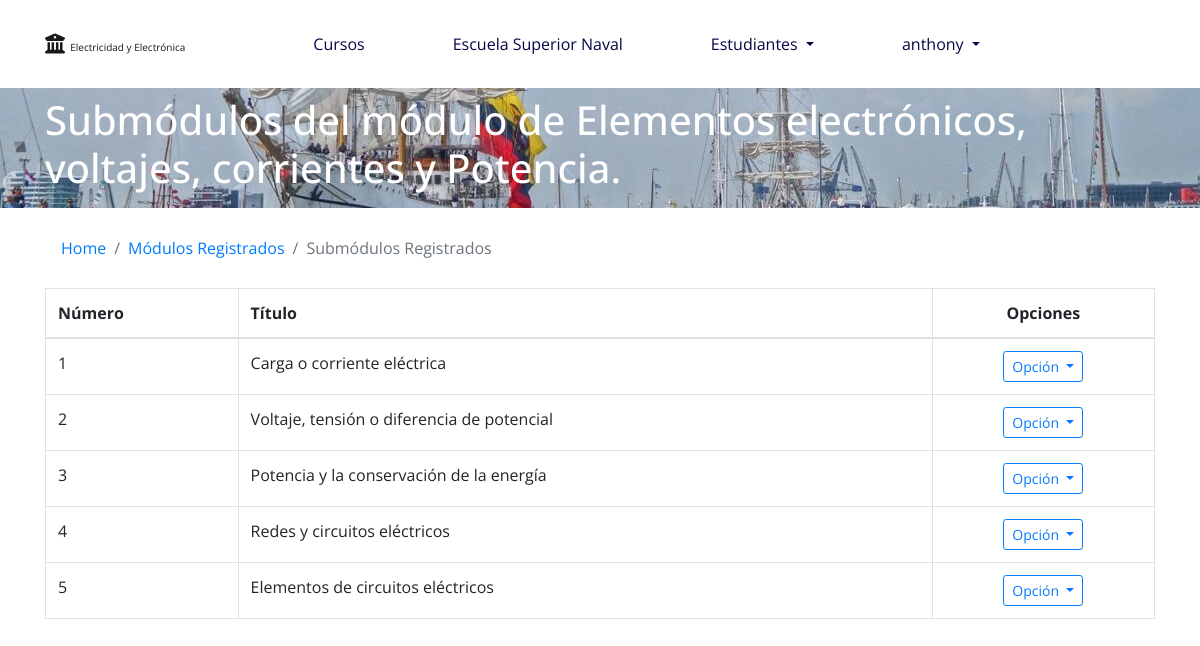
Screenshot of /curso/submodulo/registros/1/ (signed in) with the database file from the repository.
### curso/models.py (models this page shows, shortened)
class Modulo(models.Model):
    numero = models.IntegerField(verbose_name='Numero del Módulo')
    titulo = models.CharField(verbose_name='Título', max_length=200, blank=False, null=False)
    curso = models.ForeignKey(Curso, verbose_name="Curso", on_delete=models.CASCADE)
    class Meta:
        verbose_name = 'Módulo'
        verbose_name_plural = 'Módulos'
        ordering = ('numero',)

class SubModulo(models.Model):
    numero = models.IntegerField(verbose_name='Número SubMódulo', default=1)
    titulo = models.CharField(verbose_name='Título', max_length=200, unique=True)
    contenido = RichTextUploadingField(config_name='config_ckeditor', verbose_name='Contenido', max_length=10000)
    modulo = models.ForeignKey(Modulo, verbose_name="Seleccione el Módulo al que pertenece", on_delete=models.CASCADE)
    class Meta:
        verbose_name = 'SubMódulo'
        verbose_name_plural = 'SubMódulos'
        ordering = ('numero',)

### curso/views.py (the view)
# urls.py: re_path(r'^submodulo/registros/(?P<modulo_id>[0-9]+)/$', registro_submodulos),
@login_required(login_url='/login/')
def registro_submodulos(request, modulo_id):
    if request.user.is_superuser:
        data = {}
        data['user'] = request.user
        data['modulo'] = Modulo.objects.get(id = modulo_id)
        data['submodulos'] = SubModulo.objects.filter(modulo = data['modulo'])
        return render(request, 'curso/admin/listar_submodulo.html', data)
    else:
        return redirect('/')

### templates/curso/admin/listar_submodulo.html (shortened to what this page needs)
{% extends 'base-public.html' %}
{% block head %}
    <link rel="stylesheet" href="https://cdn.datatables.net/1.10.19/css/dataTables.bootstrap4.min.css">
{% endblock %}
{% block container %}
    <nav id="nav-foto" class="navbar undercontainer">
        <div class="container">
            <h1 class="h1 text-white">
                {% if eval %}Seleccione el submódulo para registrar los enunciados de la evaluación{% else %}Submódulos del módulo de {{ modulo.titulo }}{% endif %}
            </h1>
        </div>
    </nav>
    <div class="container mt-3 mb-5">
        <nav aria-label="breadcrumb">
          <ol class="breadcrumb bg-white">
              <li class="breadcrumb-item"><a href="/">Home</a></li>
              {% if eval %}
                  <li class="breadcrumb-item"><a href="/evaluacion/modulos/{{ modulo.curso.id }}/">Módulos Registrados</a></li>
              {% else %}
                  <li class="breadcrumb-item"><a href="/curso/modulo/registros/{{ modulo.curso.id }}/">Módulos Registrados</a></li>
              {% endif %}
              <li class="breadcrumb-item active" aria-current="page">Submódulos Registrados</li>
          </ol>
        </nav>
        <div class="row">
            <div class="col-12 table-responsive">
                <table class="table table-bordered table-hover display" id="tb_submodulos">
                    <thead>
                        <th>
                            Número
                        </th>
                        <th>
                            Título
                        </th>
                        <th class="text-center">
                            Opciones
                        </th>
                    </thead>
                    <tbody>
                        {% for submodulo in submodulos %}
                            <tr>
                                <td>
                                    {{ submodulo.numero }}
                                </td>
                                <td>
                                    {{ submodulo.titulo }}
                                </td>
                                <td class="text-center">
                                    {% if eval %}
                                        <div class="dropdown">
                                            <button class="btn btn-outline-primary btn-sm dropdown-toggle" type="button" id="btn_opcion" data-toggle="dropdown" aria-haspopup="true" aria-expanded="false">
                                                Opción
                                            </button>
                                            <div class="dropdown-menu" aria-labelledby="btn_opcion">
                                                {% if submodulo.count_enunciado > 0 %}
                                                    <a href="/evaluacion/registros/enunciado/{{ submodulo.id }}/" class="dropdown-item">
                                                        Enunciados Registrados
                                                    </a>
                                                {% endif %}
                                                <a href="/evaluacion/agregar/enunciado/{{ submodulo.id }}/" class="dropdown-item">
                                                    Agregar Enunciado
                                                </a>
                                            </div>
                                        </div>
                                    {% else %}
                                        <div class="dropdown">
                                            <button class="btn btn-outline-primary btn-sm dropdown-toggle" type="button" id="btn_opcion" data-toggle="dropdown" aria-haspopup="true" aria-expanded="false">
                                                Opción
                                            </button>
                                        </div>
                                    {% endif %}
                                </td>
                            </tr>
                        {% endfor %}
                    </tbody>
                </table>
            </div>
        </div>
    </div>
{% endblock %}

### templates/base-public.html (shortened to what this page needs)
<!DOCTYPE html>
<html lang="es-ec">
<head>
    <link rel="stylesheet" href="https://stackpath.bootstrapcdn.com/bootstrap/4.3.1/css/bootstrap.min.css"
>
    <link rel="stylesheet"
        href="https://cdn.jsdelivr.net/npm/bootstrap-select@1.13.9/dist/css/bootstrap-select.min.css">
    <link rel="stylesheet" href="/static/css/home.css">
    {% block head %}
    {% endblock %}
</head>
<body>
<nav class="navbar navbar-fixed-top navbar-expand-lg navbar-light pt-md-4 pmd-navbar mb-lg-3 nav-md-justified"
        role="navigation">
        <div class="container">
            <a id="logo1" href="/" class="navbar-brand mr-md-5">
                <i class="fa fa-university"></i>
                <span style="font-size: 10px;">Electricidad y Electrónica</span>
            </a>
            <div class="collapse navbar-collapse" id="menu">
                <ul class="navbar-nav">
                    <li class="nav-item px-lg-4 ml-lg-5">
                        <a style="color: rgb(7, 7, 70);" href="/" class="nav-link">
                            Cursos
                        </a>
                    </li>
                    <li class="nav-item px-lg-4 ml-lg-4">
                        <a style="color: rgb(7, 7, 70);" href="http://186.3.65.147:8069/page/homepage" class="nav-link">
                            Escuela Superior Naval
                        </a>
                    </li>
                    {% if user.is_superuser %}
                    <li class="nav-item dropdown pmd-dropdown px-lg-4 ml-lg-4">
                        <a style="color: rgb(7, 7, 70);" href="#" class="nav-link dropdown-toggle"
                         data-toggle="dropdown" id="navbardropest" data-slidebar="true" role="button"
                            aria-haspopup="true" aria-expanded="false">
                            Estudiantes
                        </a>
                    </li>
                    {% endif %}
                    <li class="nav-item dropdown pmd-dropdown px-lg-4 ml-lg-4">
                        <a style="color: rgb(7, 7, 70);" href="#" class="nav-link dropdown-toggle"
                            data-toggle="dropdown" id="navbardrop" data-slidebar="true" role="button"
                            aria-haspopup="true" aria-expanded="false">
                            {{ user.username }}
                        </a>
                    </li>
                </ul>
            </div>
        </div>
    </nav>
        {% block container %}
        {% endblock %}
</body>
</html>

### static/css/home.css (style rules this page uses)
#nav-foto { background-image: url('/static/media/fondo-nav-naval.jpg'); }

### templates/base-public.html (style rules this page uses)
body { font-family: 'Open Sans', sans-serif; }

### rows the page displays
Modulo: titulo "Elementos electrónicos, voltajes, corrientes y Potencia."
SubModulo: numero "1", titulo "Carga o corriente eléctrica"
SubModulo: numero "2", titulo "Voltaje, tensión o diferencia de potencial"
SubModulo: numero "3", titulo "Potencia y la conservación de la energía"
SubModulo: numero "4", titulo "Redes y circuitos eléctricos"
SubModulo: numero "5", titulo "Elementos de circuitos eléctricos"

### other values shown
{{ user.username }} "anthony"
